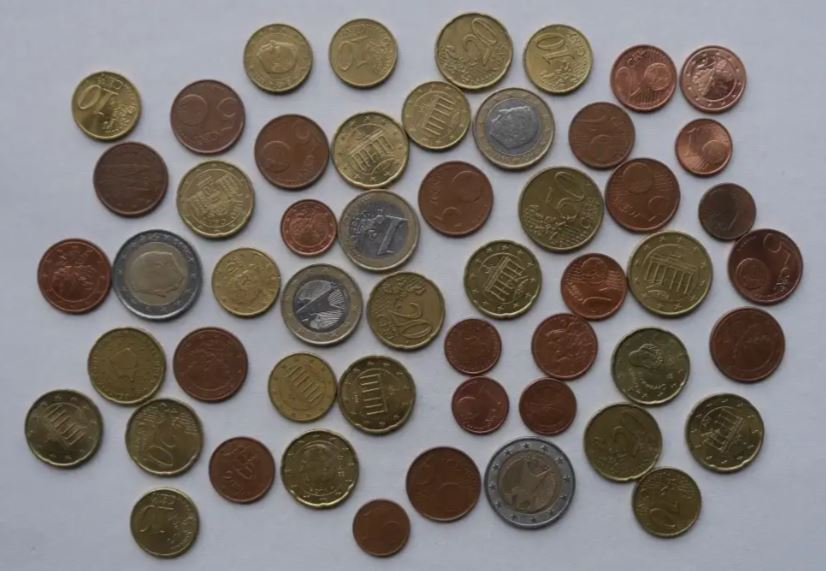
#> input picture Lab8/coins_2.JPG, 826 x 571 px, found by its file name
$ python LR_8_task_7.py   (older library calls are emulated)
#> lines starting #> are read from the running program, lines starting #| are printed output that depends on the picture; after the words box and inside, x2 and y2 are one past the last pixel; in counts of white or black regions, pixels touching at a corner belong together
import cv2
import numpy as np
from scipy import ndimage as ndi
from skimage.feature import peak_local_max
from skimage.segmentation import watershed
import matplotlib.pyplot as plt

img = cv2.imread('coins_2.jpg')
#> img is the input picture: shape (571, 826, 3); mean B, G, R 114.7, 118.8, 125.6
gray = cv2.cvtColor(img, cv2.COLOR_BGR2RGB)
filtro = cv2.pyrMeanShiftFiltering(img, 20, 40)
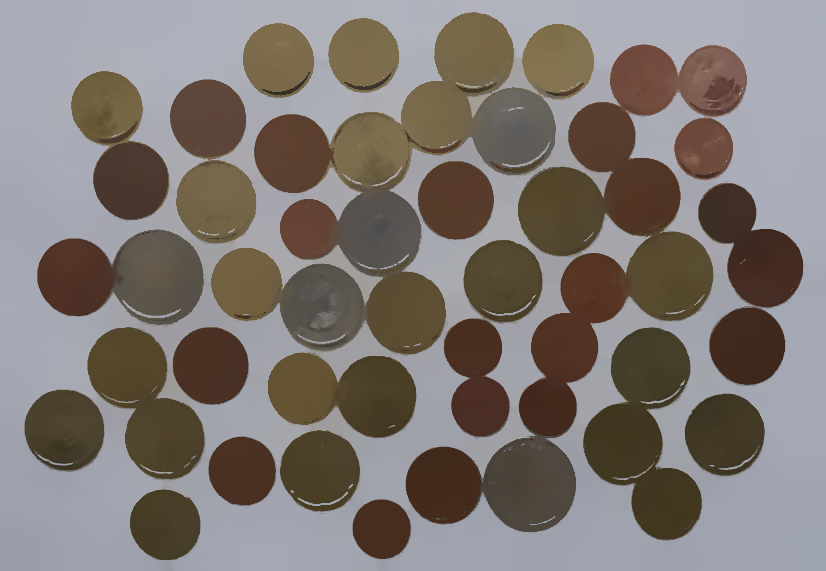
#> filtro: shape (571, 826, 3); mean B, G, R 114.8, 119.3, 126.6
gray = cv2.cvtColor(filtro, cv2.COLOR_BGR2GRAY)
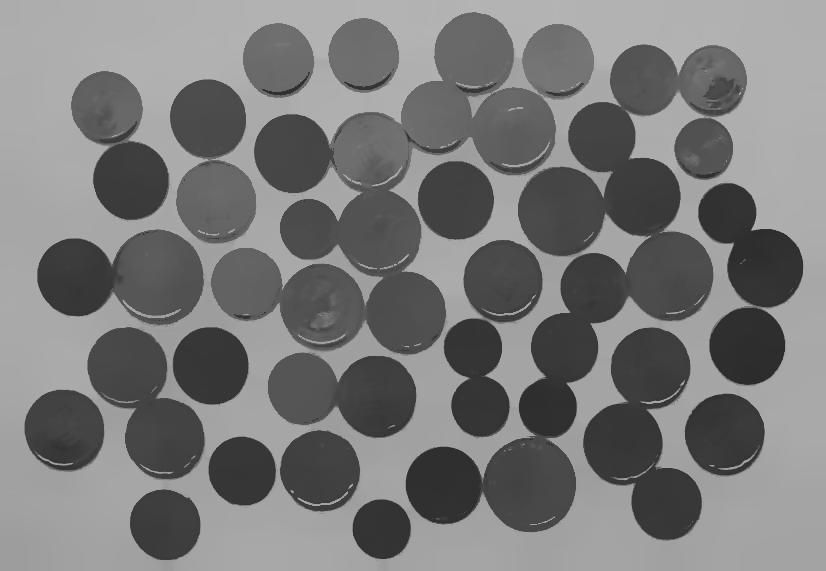
#> gray: shape (571, 826); min 32, max 180, mean 120.9
_, thresh = cv2.threshold(gray, 0, 255, cv2.THRESH_BINARY_INV |
                          cv2.THRESH_OTSU)
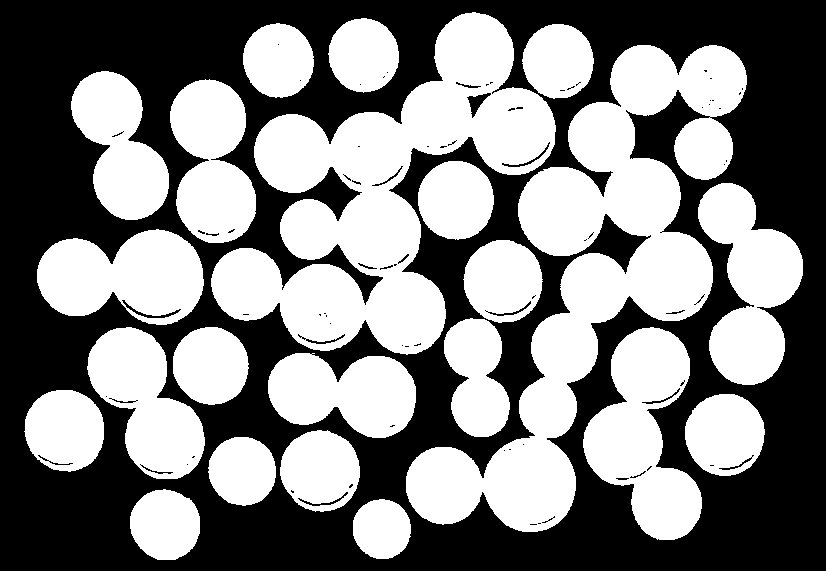
#> thresh: shape (571, 826); 49.7% white; 22 white regions

contornos, _ = cv2.findContours(thresh, cv2.RETR_TREE, cv2.CHAIN_APPROX_SIMPLE)
#> contornos = 131 contours, 82 with area under 20; largest, box (x1, y1, x2, y2) and area: (406, 45, 747, 532) 51856, (211, 12, 556, 355) 48060, (583, 327, 702, 540) 13955, (698, 183, 803, 385) 11857, (37, 229, 204, 325) 11352
buracos = []
for con in contornos:
    area = cv2.contourArea(con)
    if area < 1000:
        buracos.append(con)
#> this loop made 131 passes
#> area on passes 1, 2, 3, 4, 5, 8, 10, 12, 13, 14, 15, 17: 2672, 3817, 3576, 4974.5, 159, 5024.5, 101, 5049, 54, 29, 8955, 13955
#> after the loop, buracos = 109 contours, 82 with area under 20; largest, box (x1, y1, x2, y2) and area: (466, 92, 492, 119) 268, (121, 299, 182, 319) 222, (501, 141, 551, 168) 172, (297, 491, 349, 507) 159, (487, 300, 532, 317) 136
cv2.drawContours(thresh, buracos, -1, 255, -1)
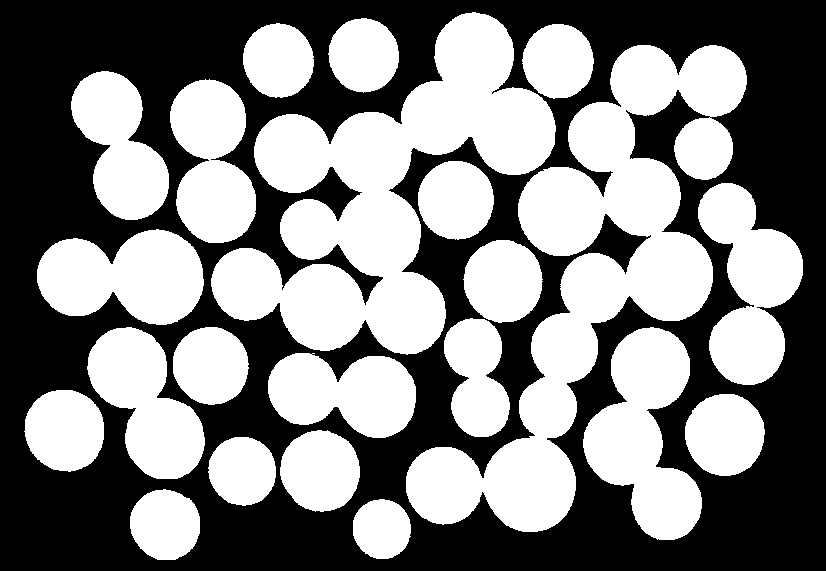
#> thresh: shape (571, 826); 50.1% white; 1 black region, box (x1, y1, x2, y2) and area: (0, 0, 826, 571) 235353
dist = ndi.distance_transform_edt(thresh)
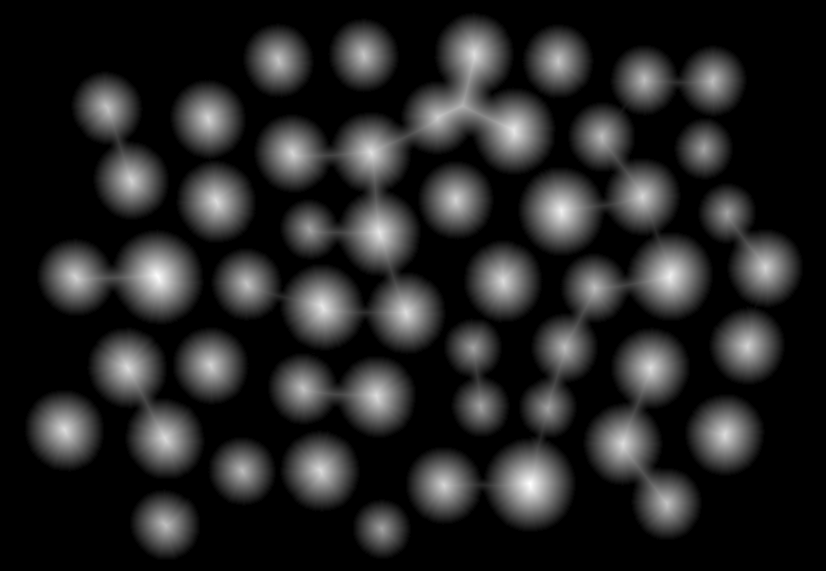
#> dist: shape (571, 826) float64; min 0, max 45.61, mean 6.7; drawn with min black and max white
dist_visual = dist.copy()
local_max = peak_local_max(dist, indices=False, min_distance=20, labels = thresh)
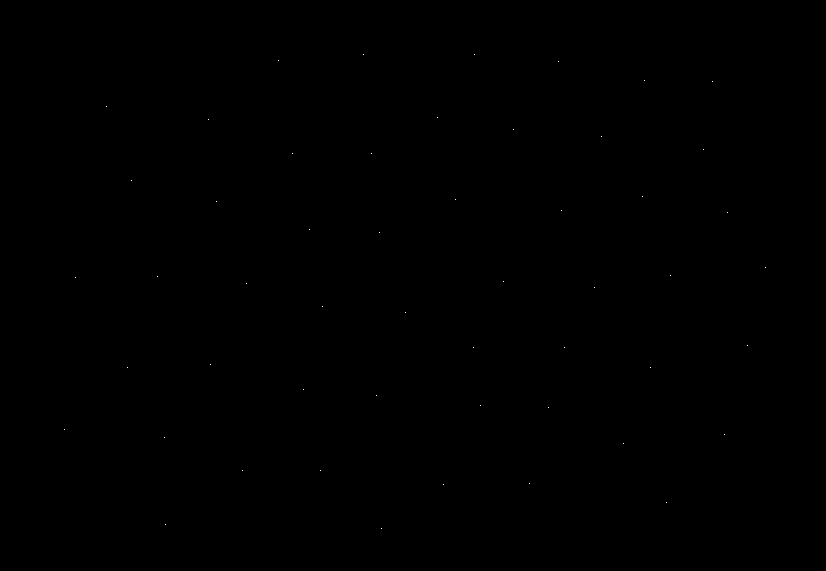
#> local_max: shape (571, 826) bool; 0.01% white in thin lines or dots, all inside (x1, y1, x2, y2) = (64, 54, 766, 529)
markers = ndi.label(local_max, structure=np.ones((3, 3)))[0]
#> markers: shape (571, 826) int32; 53 distinct labels, from 0 to 52
labels = watershed(-dist, markers, mask=thresh)
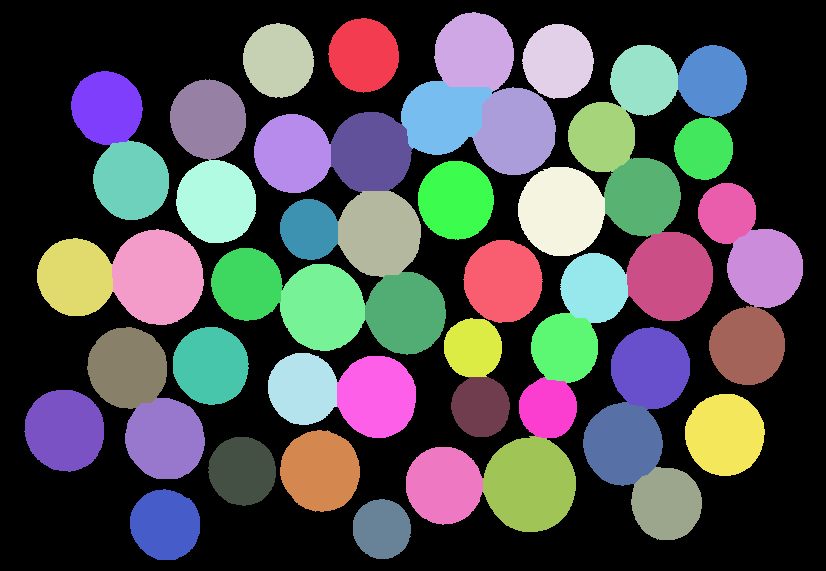
#> labels: shape (571, 826) int32; 53 distinct labels, from 0 to 52; one colour per label, 0 black
titulos = ['Original image', 'Binary Image', 'Distance Transform', 'Watershed']
imagens = [img, thresh, dist_visual, labels]
fig = plt.gcf()
fig.set_size_inches(16, 12)
for i in range(4):
    plt.subplot(2, 2, i + 1)
    if i == 3:
        cmap = "jet"
    else:
        cmap = "gray"
    plt.imshow(imagens[i], cmap)
    plt.title(titulos[i])
    plt.xticks([]), plt.yticks([])
plt.show()
#> figure, not shown here; B, G, R data is drawn as R, G, B
